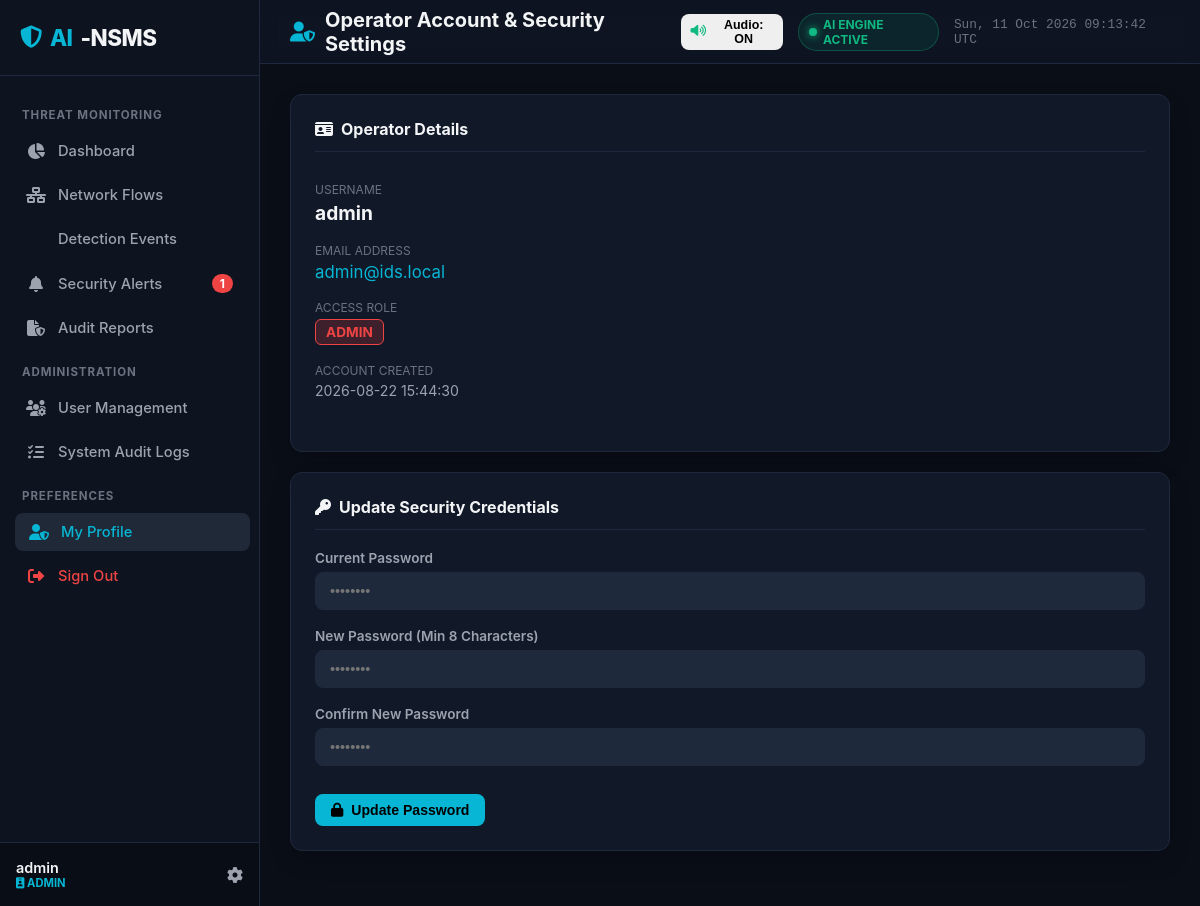
Screenshot of /profile (signed in) with the database file from the repository.
### tables this page shows
CREATE TABLE users (
            id INTEGER PRIMARY KEY AUTOINCREMENT,
            username TEXT UNIQUE NOT NULL,
            email TEXT UNIQUE NOT NULL,
            password_hash TEXT NOT NULL,
            role TEXT NOT NULL DEFAULT 'SECURITY_ANALYST',
            is_active INTEGER NOT NULL DEFAULT 1,
            must_change_password INTEGER NOT NULL DEFAULT 0,
            created_at TEXT NOT NULL,
            last_login TEXT
        );

### src/routes/auth_routes.py (the view, shortened to what this page needs)
@auth_bp.route('/profile', methods=['GET', 'POST'])
@login_required
def profile():
    user = get_current_user()
    message = None
    error = None
    return render_template('profile.html', user=user, message=message, error=error)

### src/auth/security.py (called while the page is built)
def get_current_user():
    user_id = session.get('user_id')
    if not user_id:
        return None
    user = User.find_by_id(user_id)
    if not user or not user.is_active:
        session.clear()
        return None
    return user

def is_authenticated():
    return 'user_id' in session and get_current_user() is not None

def is_admin():
    return session.get('role') == 'ADMIN'

def login_required(view_func):
    @functools.wraps(view_func)
    def wrapper(*args, **kwargs):
        if not is_authenticated():
            if request.path.startswith('/api/'):
                return jsonify({'error': 'Authentication required', 'code': 401}), 401
            return redirect(url_for('auth.login', next=request.url))
        return view_func(*args, **kwargs)
    return wrapper

### src/database/connection.py (called while the page is built, shortened)
@contextmanager
def get_db():
    conn = db_mgr.get_raw_connection()
    try:
        yield conn
        conn.commit()
    except Exception:
        conn.rollback()
        raise
    finally:
        conn.close()

    def get_raw_connection(self):
        conn = sqlite3.connect(self.sqlite_path, check_same_thread=False, timeout=30.0)
        conn.row_factory = sqlite3.Row
        try:
            conn.execute('PRAGMA journal_mode = WAL;')
            conn.execute('PRAGMA synchronous = NORMAL;')
        except Exception:
            pass
        return conn

### src/database/models.py (called while the page is built)
    @staticmethod
    def from_row(row):
        if not row:
            return None
        return User(
            id=row['id'],
            username=row['username'],
            email=row['email'],
            password_hash=row['password_hash'],
            role=row['role'],
            is_active=row['is_active'],
            must_change_password=row['must_change_password'],
            created_at=row['created_at'],
            last_login=row['last_login']
        )

    @classmethod
    def find_by_id(cls, user_id):
        with get_db() as conn:
            cur = conn.cursor()
            cur.execute('SELECT * FROM users WHERE id = ? LIMIT 1', (user_id,))
            return cls.from_row(cur.fetchone())

### templates/profile.html (shortened to what this page needs)
{% extends "base.html" %}
{% block page_header %}<i class="fas fa-user-shield" style="color: var(--accent-cyan);"></i> Operator Account & Security Settings{% endblock %}
{% block content %}
<div class="grid-2">
    <div class="soc-card">
        <div class="soc-card-header">
            <div class="soc-card-title"><i class="fas fa-id-card"></i> Operator Details</div>
        </div>
        <div style="padding: 10px 0;">
            <div style="margin-bottom: 18px;">
                <div style="font-size: 0.75rem; color: var(--text-muted); text-transform: uppercase;">Username</div>
                <div style="font-size: 1.2rem; font-weight: 700; color: var(--text-primary); margin-top: 4px;">{{ user.username }}</div>
            </div>
            <div style="margin-bottom: 18px;">
                <div style="font-size: 0.75rem; color: var(--text-muted); text-transform: uppercase;">Email Address</div>
                <div style="font-size: 1.05rem; color: var(--accent-cyan); margin-top: 4px;">{{ user.email }}</div>
            </div>
            <div style="margin-bottom: 18px;">
                <div style="font-size: 0.75rem; color: var(--text-muted); text-transform: uppercase;">Access Role</div>
                <div style="margin-top: 4px;">
                    <span class="badge-sev {% if user.role == 'ADMIN' %}badge-critical{% else %}badge-cyan{% endif %}" style="font-size: 0.85rem;">
                        {{ user.role }}
                    </span>
                </div>
            </div>
            <div style="margin-bottom: 18px;">
                <div style="font-size: 0.75rem; color: var(--text-muted); text-transform: uppercase;">Account Created</div>
                <div style="font-size: 0.88rem; color: var(--text-secondary); margin-top: 4px;">{{ user.created_at.replace('T', ' ').split('.')[0] }}</div>
            </div>
        </div>
    </div>
    <div class="soc-card">
        <div class="soc-card-header">
            <div class="soc-card-title"><i class="fas fa-key"></i> Update Security Credentials</div>
        </div>
        <form method="POST" action="/profile">
            <div class="form-group">
                <label class="form-label">Current Password</label>
                <input type="password" name="current_password" class="form-control" placeholder="••••••••" required>
            </div>
            <div class="form-group">
                <label class="form-label">New Password (Min 8 Characters)</label>
                <input type="password" name="new_password" class="form-control" placeholder="••••••••" required>
            </div>
            <div class="form-group">
                <label class="form-label">Confirm New Password</label>
                <input type="password" name="confirm_password" class="form-control" placeholder="••••••••" required>
            </div>
            <button type="submit" class="btn btn-primary" style="margin-top: 10px;">
                <i class="fas fa-lock"></i> Update Password
            </button>
        </form>
    </div>
</div>
{% endblock %}

### templates/base.html (shortened to what this page needs)
<!DOCTYPE html>
<html lang="en">
<head>
    <link rel="stylesheet" href="https://cdnjs.cloudflare.com/ajax/libs/font-awesome/6.5.1/css/all.min.css">
    <link rel="stylesheet" href="{{ url_for('static', filename='css/soc_theme.css') }}">
</head>
<body>
    <div class="app-container">
        <aside class="sidebar">
            <div class="sidebar-header">
                <div class="sidebar-logo">
                    <i class="fas fa-shield-halved" style="color: var(--accent-cyan);"></i>
                    <span>AI</span>-NSMS
                </div>
            </div>
            <ul class="sidebar-menu">
                <li class="menu-category">Threat Monitoring</li>
                <li>
                    <a href="/dashboard" class="sidebar-link {% if request.path == '/' or request.path == '/dashboard' %}active{% endif %}">
                        <i class="fas fa-chart-pie"></i>
                        <span>Dashboard</span>
                    </a>
                </li>
                <li>
                    <a href="/monitoring" class="sidebar-link {% if request.path == '/monitoring' %}active{% endif %}">
                        <i class="fas fa-network-wired"></i>
                        <span>Network Flows</span>
                    </a>
                </li>
                <li>
                    <a href="/detections" class="sidebar-link {% if request.path.startswith('/detections') %}active{% endif %}">
                        <span>Detection Events</span>
                    </a>
                </li>
                <li>
                    <a href="/alerts" class="sidebar-link {% if request.path == '/alerts' %}active{% endif %}">
                        <i class="fas fa-bell"></i>
                        <span>Security Alerts</span>
                        {% if active_alerts_count > 0 %}
                        <span class="badge-count">{{ active_alerts_count }}</span>
                        {% endif %}
                    </a>
                </li>
                <li>
                    <a href="/reports" class="sidebar-link {% if request.path == '/reports' %}active{% endif %}">
                        <i class="fas fa-file-shield"></i>
                        <span>Audit Reports</span>
                    </a>
                </li>
                {% if is_admin %}
                <li class="menu-category">Administration</li>
                <li>
                    <a href="/users" class="sidebar-link {% if request.path == '/users' %}active{% endif %}">
                        <i class="fas fa-users-gear"></i>
                        <span>User Management</span>
                    </a>
                </li>
                <li>
                    <a href="/logs" class="sidebar-link {% if request.path == '/logs' %}active{% endif %}">
                        <i class="fas fa-list-check"></i>
                        <span>System Audit Logs</span>
                    </a>
                </li>
                {% endif %}
                <li class="menu-category">Preferences</li>
                <li>
                    <a href="/profile" class="sidebar-link {% if request.path == '/profile' %}active{% endif %}">
                        <i class="fas fa-user-shield"></i>
                        <span>My Profile</span>
                    </a>
                </li>
                <li>
                    <a href="/logout" class="sidebar-link" style="color: var(--sev-critical);">
                        <i class="fas fa-right-from-bracket"></i>
                        <span>Sign Out</span>
                    </a>
                </li>
            </ul>
            <div class="sidebar-footer">
                <div class="user-info">
                    <span class="user-name">{{ current_user.username if current_user else 'Guest' }}</span>
                    <span class="user-role-badge">
                        <i class="fas fa-id-badge"></i> {{ current_user.role if current_user else 'ANALYST' }}
                    </span>
                </div>
                <a href="/profile" style="color: var(--text-secondary);"><i class="fas fa-gear"></i></a>
            </div>
        </aside>
        <div class="main-wrapper">
            <header class="topbar">
                <div class="page-title">
                    {% block page_header %}{% endblock %}
                </div>
                <div style="display: flex; align-items: center; gap: 15px;">
                    <button id="btn-global-audio-toggle" class="btn btn-outline-success btn-sm btn-audio-toggle" onclick="window.audioAlerts && window.audioAlerts.toggleMute()" title="Toggle Audio Alerts On/Off">
                    </button>
                    <div class="live-indicator">
                        <span class="pulse-dot"></span> AI ENGINE ACTIVE
                    </div>
                    <span style="font-size: 0.8rem; color: var(--text-muted); font-family: var(--font-mono);" id="live-clock"></span>
                </div>
            </header>
            <main class="content-body">
                {% block content %}{% endblock %}
            </main>
        </div>
    </div>
</body>
</html>

### rows the page displays
users: username "admin", role "ADMIN", email "admin@ids.local", created_at.replace "2026-08-22 15:44:30"

### other values shown
{{ active_alerts_count }} "1"
